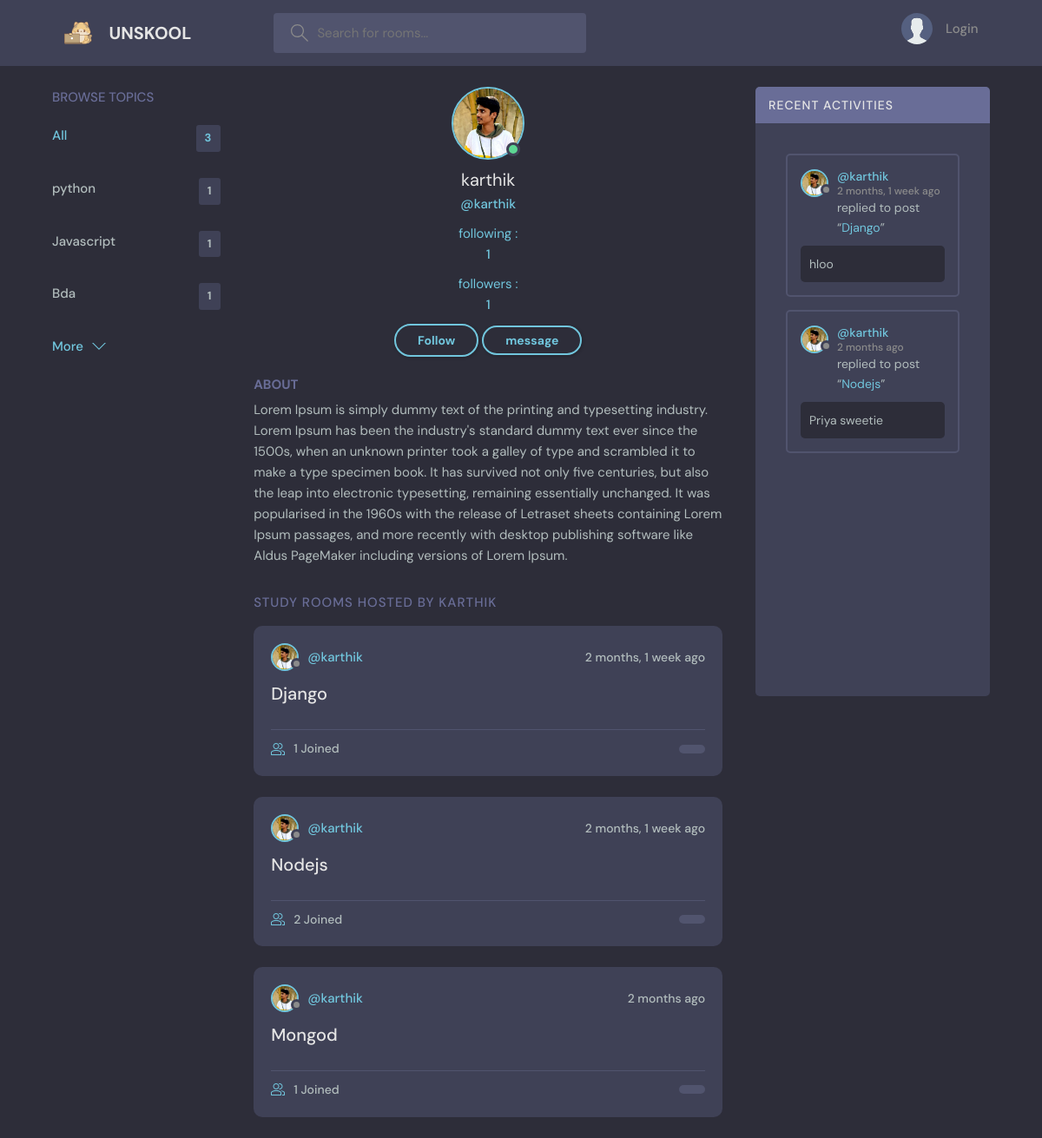
The page /profile_page/1 on the database as committed earlier.
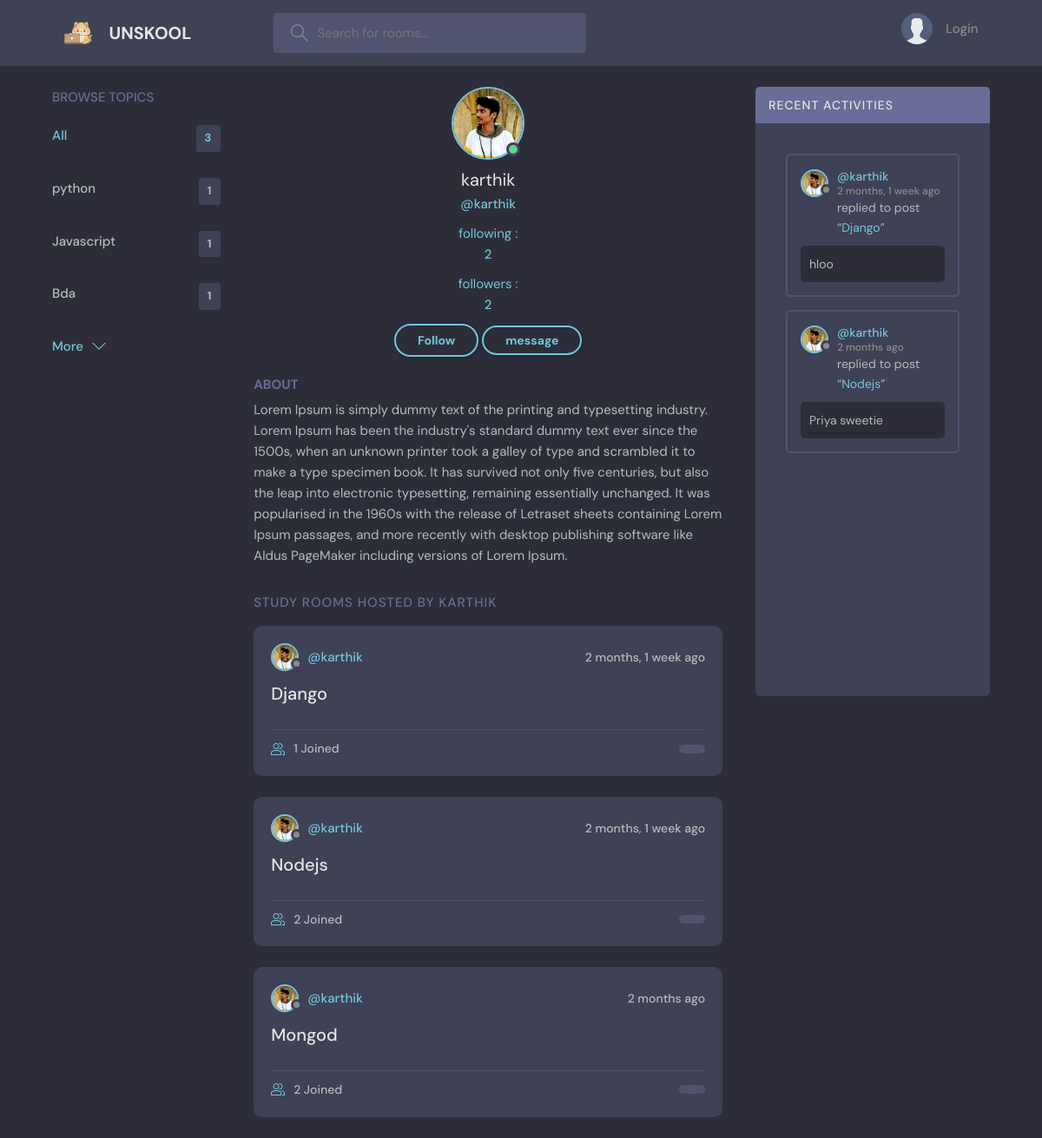
The same page on the database as committed later.
### shazam/models.py (models this page shows)
class User(AbstractUser):
    name=models.CharField(max_length=200,null=True)
    following = models.ManyToManyField(
        "self", blank=True, related_name="followers", symmetrical=False
    )
    email=models.EmailField(unique=True,null=True)
    bio=models.TextField(null=True)
    avatar=models.ImageField(null=True,default="avatar.svg")
    USERNAME_FIELD='email'
    REQUIRED_FIELDS=[]

class Room(models.Model):
    Host=models.ForeignKey(User,on_delete=models.SET_NULL,null=True)
    participants=models.ManyToManyField(User,related_name="participants")
    Topic=models.ForeignKey(Topic,on_delete=models.SET_NULL ,null=True)
    name=models.CharField(max_length=50)
    description=models.TextField(null=True)
    created=models.DateTimeField(auto_now_add=True)
    updated=models.DateTimeField(auto_now=True)
    def __str__(self):
        return str(self.name)

### shazam/views.py (the view)
# urls.py: path('profile_page/<str:pk>',views.profile_page,name='profile_page' ),
def profile_page(request,pk):
    users=User.objects.get(id=pk)
    rooms=users.room_set.all()
    chatboxes=users.message_set.all()
    topics=Topic.objects.all()
    context={'users':users,'rooms':rooms,'chatboxes':chatboxes,'topics':topics}
    return render (request,'shazam/profile_page.html',context)

### shazam/templates/shazam/profile_page.html (shortened to what this page needs)
{% extends 'main.html' %}
{% block content %}
<main class="profile-page layout layout--3">
  <div class="container">
    {% include 'shazam/topic component.html' %}
    <div class="roomList">
      <div class="profile">
        <div class="profile__avatar">
          <div class="avatar avatar--large active">
            <img src="{{users.avatar.url}}" />
          </div>
        </div>
        <div class="profile__info">
          <h3>{{users.name}}</h3>
          <p>@{{users.username}}</p>
          <a href="{% url 'inbox' users.id %}"> following : </a>
          <p> {{ users.followers.count }} </p>
          <a href="{% url 'inbox' users.id %}"> followers : </a>
          <p> {{ users.following.count }} </p>
          <span>{% if users.is_authenticated %}
            {% if request.user != users %}
            {% if user in users.following.all%}
                <a href="{% url 'followToggle' author=users.username  %}" class="btn btn--main btn--pill">Unfollow</a>
              {% else %}
                <a  href="{% url 'followToggle' author=users.username  %}" class="btn btn--main btn--pill"> Follow </a>
            {% endif %}
            {% endif %}
            <button class="btn btn--main btn--pill"><a href="{% url 'direct' users.id%}">message </a></button>
          {% else %}
            <p class="text-muted"> please, login to follow </p>
          {% endif %}</span>
        </div>
        <div class="profile__about">
          <h3>About</h3>
          <p>
            {{users.bio}}
          </p>
        </div>
      </div>
      <div class="roomList__header">
        <div>
          <h2>Study Rooms Hosted by {{users.username}}
          </h2>
        </div>
      </div>
      {% include 'shazam/room_component.html' %}
    </div>
    {% include 'shazam/activity_component.html' %}
  </div>
</main>
{% endblock content %}

### shazam/templates/shazam/room_component.html (shortened to what this page needs)
{% for room in rooms %}
<div class="roomListRoom">
    <div class="roomListRoom__header">
        <a href="{% url 'profile_page' room.Host.id %}" class="roomListRoom__author">
            <div class="avatar avatar--small">
                <img src="{{room.Host.avatar.url}}" />
            </div>
            <span>@{{room.Host.username}}</span>
        </a>
        <div class="roomListRoom__actions">
            <span>{{room.created|timesince}} ago</span>
        </div>
    </div>
    <div class="roomListRoom__content">
        <a href="{% url 'room' room.id %}">{{room.name}}</a>
    </div>
    <div class="roomListRoom__meta">
        <a href="{% url 'room' room.id %}" class="roomListRoom__joined">
            {{room.participants.all.count}} Joined
        </a>
        <p class="roomListRoom__topic">{{room.topic.name}}</p>
    </div>
</div>
{% endfor %}

Rows that differ between the two databases and show on the page:
changed User "karthik": followers.count "1" → "2"; following.count "1" → "2"
computed for Room "Mongod": participants.all.count "1" → "2"
